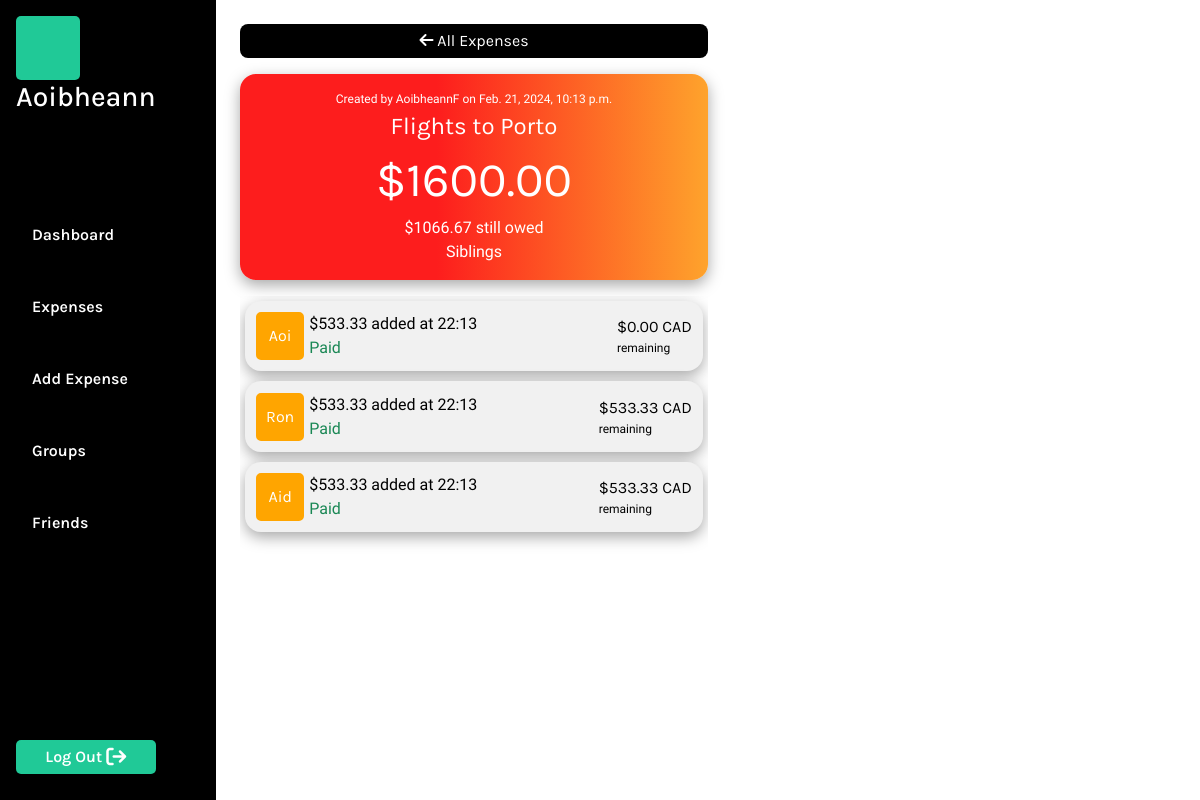
Page /75 (signed in) on the committed database.
### MainApp/models.py (models this page shows, shortened)
class User(AbstractUser):
    pass

class Expense(models.Model):
    CURRENCY_CHOICES = [
        ('CAD', 'CAD - Canadian Dollar'),
        ('GBP', 'GBP - British Pound Sterling'),
        ('AUD', 'AUD - Australian Dollar'),
        ('EUR', 'EUR - Euro'),
        ('USD', 'USD - United States Dollar'),
    ]
    amount = models.DecimalField(max_digits=10, decimal_places=2)
    remaining_balance = models.DecimalField(max_digits=10, decimal_places=2, default=0.00)
    description = models.CharField(max_length=100)
    date_added = models.DateTimeField(auto_now_add=True)
    payment_group = models.ForeignKey(PaymentGroup, on_delete=models.CASCADE, related_name="expenses",  null=True, blank=True)
    created_by_user = models.ForeignKey(User, on_delete=models.CASCADE, related_name="created_expenses")
    currency = models.CharField(max_length=3, choices=CURRENCY_CHOICES)
    paid = models.BooleanField(default=False)

class PaymentGroup(models.Model):
    group_name = models.CharField(max_length=64)
    members = models.ManyToManyField('User', related_name='payment_groups', blank=True)
    def __str__(self):
        return self.group_name

class Owing(models.Model):
    expense = models.ForeignKey(Expense, on_delete=models.CASCADE, related_name="sub_expenses")
    user = models.ForeignKey(User, on_delete=models.CASCADE, related_name="amounts_owed")
    amount = models.DecimalField(max_digits=10, decimal_places=2)
    paid = models.BooleanField(default=False)
    remaining_balance = models.DecimalField(max_digits=10, decimal_places=2, default=0.00)

### MainApp/views.py (the view)
# urls.py: path('<int:expense_id>', views.individualExpense, name ="individual_expense"),
@login_required
def individualExpense(request, expense_id):
    user = request.user
    expense = Expense.objects.get(id=expense_id)
    split_between = Owing.objects.filter(expense=expense_id)
    return render(request, "MainApp/individualexpense.html", {
        "expense": expense,
        "split_between": split_between,
        "current_user": user,
    })

### MainApp/templates/MainApp/individualexpense.html
{% extends "MainApp/layout.html" %}
{% block body %}
    <div class="section-container">
        <div id="individualExpenseContainer">
            <button class="backBtn"><i class="fa-solid fa-arrow-left" style="color: #ffffff;"></i><a href="{% url 'expenses' %}"> All Expenses</a></button>
            <div class="{% if expense.paid %}individualExpenseSummary Paid{% else %}individualExpenseSummary notPaid{% endif %}">
                <ul class="expense-details">
                    <li class="expense-date">Created by {{ expense.created_by_user }} on {{ expense.date_added }}</li>
                    <li class="expense-title">{{ expense.description }}</li>
                    <li class="expense-amount">${{ expense.amount }}</li>
                    <li>${{ expense.remaining_balance }} still owed</li>
                    {% if expense.payment_group != None %}
                        <li>{{expense.payment_group}}</li>
                    {% endif %}
                </ul>
            </div>
            <div style="width: 50%; padding: 5px;" class="individualExpenseOwedByContainer">
                <div class="owed-by-list">
                {% for owing in split_between %}
                    <li class="owing-user">
                        <div class="owing-item-part-1">
                            <p class="owing-icon">{{ owing.user.username |slice:"3" }}{{ owing.user.last_name|slice:":1" }}</p>
                            <div class="owing-summary">
                                <div class="owing-user-subheader">
                                    <p>${{ owing.amount }} added at {{ owing.expense.date_added|time:"H:i" }}</p>
                                    {% if owing.paid %}
                                        <p class="lent">Paid</p>
                                    {% else %}
                                        <p class="borrowed">Not Paid</p>
                                    {% endif %}
                                </div>
                            </div>
                        </div>
                        <div class="remaining-balance">
                            {% if owing.remaining_balance > 0 and owing.user == current_user %}
                                <button class="make-payment"><a href="{% url 'make_payment' expense.id %}">Pay</a></button>
                            {% else %}
                                <p class="owing-amount">${{ owing.remaining_balance }} {{ expense.currency }}</p>
                                <p class="remaining">remaining</p>
                            {% endif %}
                        </div>
                    </li>
                {% endfor %}
                </div>
            </div>
        </div>
    </div>
{% endblock %}

### MainApp/templates/MainApp/layout.html (shortened to what this page needs)
{% load static %}
<!DOCTYPE html>
<html lang="en">
    <head>
        <link rel="stylesheet" href="https://cdn.jsdelivr.net/npm/bootstrap@4.3.1/dist/css/bootstrap.min.css">
        <link href="{% static 'MainApp/styles.css' %}" rel="stylesheet">
    </head>
    <body class="main">
        {% if user.is_authenticated %}
            <div id="nav-section">
                <div id="nav-container">
                    <div id="logged-in-status">
                        <div id="userProfileImg"></div>
                        {% if user.is_authenticated %}
                            <h3>{{ user.username }}</h3>
                        {% else %}
                            Not signed in.
                        {% endif %}
                    </div>
                    <ul id="nav">
                        {% if user.is_authenticated %}
                            <li class="nav-item">
                                <a class="nav-link" href="{% url 'index' %}">Dashboard</a>
                            </li>
                            <li class="nav-item">
                                <a class="nav-link" href="{% url 'expenses' %}">Expenses</a>
                            </li>
                            <li class="nav-item">
                                <a class="nav-link" href="{% url 'add_expense' %}">Add Expense</a>
                            </li>
                            <li class="nav-item">
                                <a class="nav-link" href="{% url 'groups' %}">Groups</a>
                            </li>
                            <li class="nav-item">
                                <a class="nav-link" href="{% url 'add_friend' %}">Friends</a>
                            </li>
                        {% endif %}
                    </ul>
                    <div id="logout">
                        {% if user.is_authenticated %}
                            <button class="logoutBtn">
                                <a class="logoutLink" href="{% url 'logout' %}">Log Out</a>
                                <i class="fa-solid fa-arrow-right-from-bracket fa-lg" style="color: #ffffff;"></i>
                            </button>
                        {% endif %}
                    </div>
                </div>
            </div>
        {% endif %}
        {% block body %}
        {% endblock %}
    </body>
</html>

### MainApp/static/MainApp/styles.css (style rules this page uses)
:root { --background-color: #5CDB95; --accent-color: black; --text-color: white; --secondary-color: #379683; --light-green: #8EE4AF; --background-grey: #F5F5F5; --dashboard-background: #F1F1F1; --btn-color: #20c997; --secondary-color: #379683; --light-green: #8EE4AF; --warning-color: #dc3545; --secondary-font: 'Inconsolata', monospace; --primary-font: 'Karla', sans-serif; --xbold: 900; --bold: 600; --light: 300; --xlarge: 72px; --large: 48px; --medium: 24px; --small: 16px; --xsmall: 12px; }
.main { padding: 0; margin: 0; background-color: var(--accent-color); font-family: var(--secondary-font); color: var(--accent-color); display: flex; justify-content: space-between; align-content: center; }
#nav-section { width: 18vw; display: grid; height: 100vh; }
#nav-container { display: grid; justify-content: start; align-items: start; color: var(--accent-color); font-family: var(--secondary-font); padding: 0; margin: 1rem; background-color: var(--accent-color); width: 18vw; }
#logged-in-status { color: var(--text-color); }
#logged-in-status h3 { margin: 0; padding: 0; font-family: var(--primary-font); }
#userProfileImg { height: 4rem; width: 4rem; background-color: #20c997; border-radius: 5px; }
#nav { background-color: var(--accent-color); list-style: none; display: grid; justify-content: start; align-content: center; padding: 0; margin: 0; background-color: var(--accent-color); }
.nav-item { padding: 1rem 0 1rem 0; margin: 0; }
.nav-link { text-decoration: none; color: var(--text-color); font-size: var(--small); font-weight: var(--bold); font-family: var(--primary-font); }
#logout { align-self: end; }
.logoutBtn { background-color: var(--btn-color); border: none; border-radius: 5px; padding: 5px 15px 5px 15px; margin: 10px 0 10px 0; width: 100%; }
.logoutLink { text-decoration: none; color: var(--text-color); font-size: var(--small); font-weight: var(--bold); font-family: var(--primary-font); }
.section-container { padding: 0; margin: 0; display: grid; background-color: var(--text-color); height: 100vh; width: 82vw; align-self: center; }
button { border: none; padding: 5px 10px 5px 10px; }
a { text-decoration: none; color: black; }
h1, h2, h3, h4, h5, h6, p { margin: 0; padding: 0; }
.owing-item-part-1 { display: flex; align-items: center; }
.owing-icon { padding: 0; margin: 0 5px 0 0; height: 3rem; width: 3rem; border: 2px solid orange; background-color: orange; border-radius: 5px; align-self: stretch; display: flex; justify-content: center; align-items: center; color: white; font-family: var(--primary-font); }
.owing-summary { display: grid; }
.owing-amount { font-family: var(--primary-font); }
#individualExpenseContainer { padding: 1.5rem; }
.backBtn { border-radius: 8px; background-color: black; font-family: var(--primary-font); color: var(--text-color); width: 50%; }
.backBtn a { color: var(--text-color); }
.individualExpenseSummary { width: 50%; border-radius: 1rem; padding: 1rem; margin: 1rem 0 1rem 0; display: flex; flex-direction: column; align-items: center; justify-content: center; color: var(--text-color); box-shadow: rgba(0, 0, 0, 0.35) 0px 5px 15px; }
.notPaid { background: rgb(253,29,29); background: linear-gradient(90deg, rgba(253,29,29,1) 42%, rgba(254,163,44,1) 100%); }
.expense-date { font-size: var(--xsmall); }
.expense-title { font-size: var(--medium); font-family: var(--primary-font); }
.expense-amount { font-size: var(--large); font-family: var(--primary-font); }
.expense-details { list-style-type: none; padding: 0; margin: 0; display: flex; flex-direction: column; align-items: center; justify-content: center; }
.expense-details li { padding: 0; margin: 0; }
.individualExpenseOwedByContainer { width: 60%; padding-right: 1rem; height: 60vh; overflow-y: auto; }
.owing-user { display: flex; align-items: center; justify-content: space-between; margin: 0 0 10px 0; background-color: var(--dashboard-background); padding: 0.7rem; border-radius: 1rem; box-shadow: rgba(0, 0, 0, 0.35) 0px 5px 15px; }
.owing-user-subheader { display: grid; }
.owing-user-subheader p, .remaining-balance p { padding: 0; margin: 0; }
.remaining { font-size: var(--xsmall); }
.lent { color: #198754; }

### rows in the picture
User: username "Aoibheann"
Expense: created_by_user "AoibheannF", date_added "Feb. 21, 2024, 10:13 p.m.", description "Flights to Porto", amount "1600.00", remaining_balance "1066.67", payment_group "Siblings", currency "CAD"
Owing: user.username "Aoi", amount "533.33", expense.date_added "22:13", paid "Paid", remaining_balance "0.00"
Owing: user.username "Ron", amount "533.33", expense.date_added "22:13", paid "Paid", remaining_balance "533.33"
Owing: user.username "Aid", amount "533.33", expense.date_added "22:13", paid "Paid", remaining_balance "533.33"
